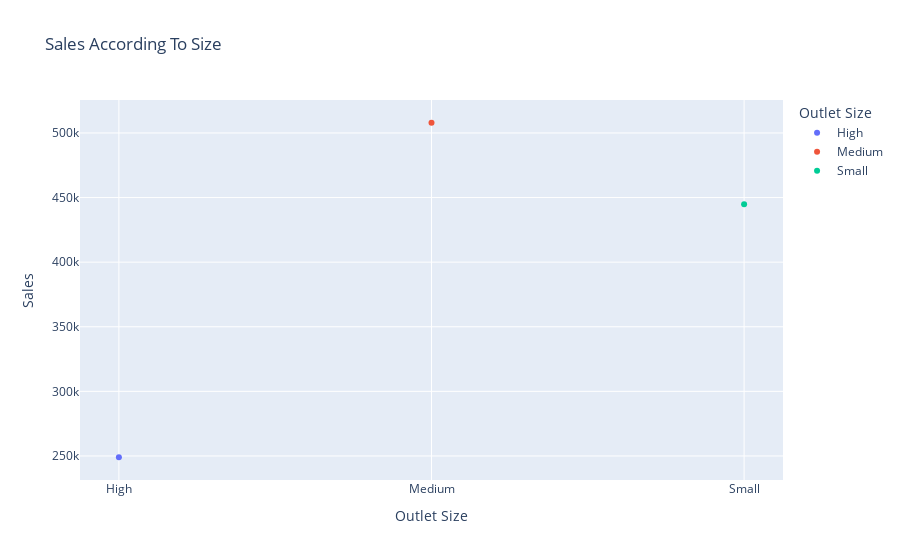

The code cell stored with this chart in its notebook:
### Code cell
Bar_Display_According_To_Size_Sales=px.scatter(data_frame=Display_According_To_Size_Sales,x="Outlet Size",y="Sales",trendline="ols",title="Sales According To Size",color="Outlet Size")
Bar_Display_According_To_Size_Sales

### Figure 1 — Plotly figure (JSON) as saved in the notebook; plotly's stock layout.template omitted (floating-point values rounded to 4 significant figures)
{"data": [{"hovertemplate": "Outlet Size=%{x}<br>Sales=%{y}<extra></extra>", "legendgroup": "High", "marker": {"color": "#636efa", "symbol": "circle"}, "mode": "markers", "name": "High", "orientation": "v", "showlegend": true, "type": "scatter", "x": ["High"], "xaxis": "x", "y": [249000.0], "yaxis": "y"}, {"hovertemplate": "Outlet Size=High<extra></extra>", "legendgroup": "High", "marker": {"color": "#636efa", "symbol": "circle"}, "mode": "lines", "name": "High", "showlegend": false, "type": "scatter", "xaxis": "x", "yaxis": "y"}, {"hovertemplate": "Outlet Size=%{x}<br>Sales=%{y}<extra></extra>", "legendgroup": "Medium", "marker": {"color": "#EF553B", "symbol": "circle"}, "mode": "markers", "name": "Medium", "orientation": "v", "showlegend": true, "type": "scatter", "x": ["Medium"], "xaxis": "x", "y": [507900.0], "yaxis": "y"}, {"hovertemplate": "Outlet Size=Medium<extra></extra>", "legendgroup": "Medium", "marker": {"color": "#EF553B", "symbol": "circle"}, "mode": "lines", "name": "Medium", "showlegend": false, "type": "scatter", "xaxis": "x", "yaxis": "y"}, {"hovertemplate": "Outlet Size=%{x}<br>Sales=%{y}<extra></extra>", "legendgroup": "Small", "marker": {"color": "#00cc96", "symbol": "circle"}, "mode": "markers", "name": "Small", "orientation": "v", "showlegend": true, "type": "scatter", "x": ["Small"], "xaxis": "x", "y": [444800.0], "yaxis": "y"}, {"hovertemplate": "Outlet Size=Small<extra></extra>", "legendgroup": "Small", "marker": {"color": "#00cc96", "symbol": "circle"}, "mode": "lines", "name": "Small", "showlegend": false, "type": "scatter", "xaxis": "x", "yaxis": "y"}], "layout": {"legend": {"title": {"text": "Outlet Size"}, "tracegroupgap": 0}, "title": {"text": "Sales According To Size"}, "xaxis": {"anchor": "y", "categoryarray": ["High", "Medium", "Small"], "categoryorder": "array", "domain": [0, 1], "title": {"text": "Outlet Size"}}, "yaxis": {"anchor": "x", "domain": [0, 1], "title": {"text": "Sales"}}}}
